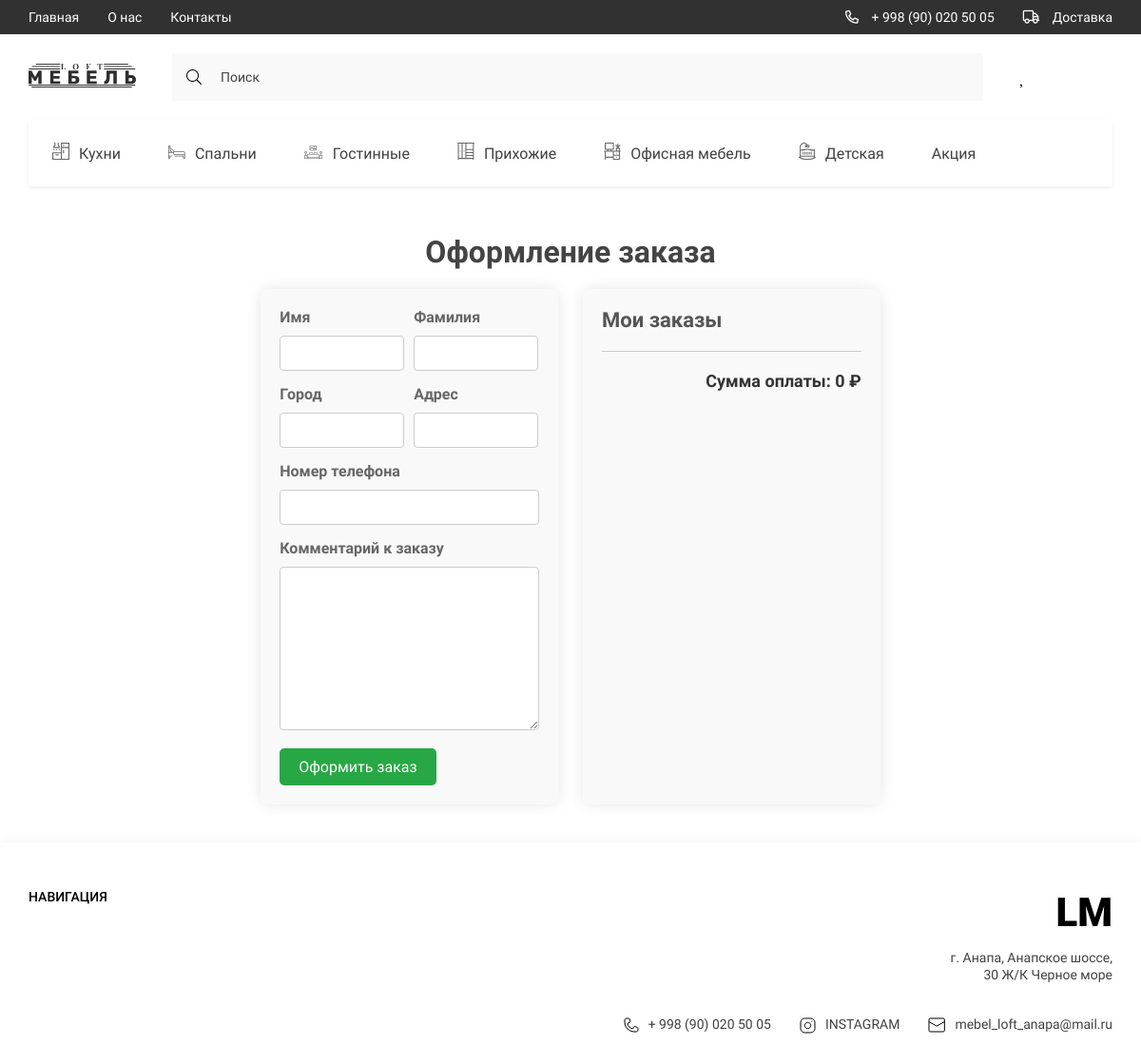
Screenshot of /checkout/ (signed in) with the database file from the repository.
### loft/models.py (models this page shows, shortened)
class Category(models.Model):
    title = models.CharField(max_length=150, verbose_name='Категория')
    icon = models.ImageField(upload_to='categories/', null=True, blank=True, verbose_name='Иконка категории')
    slug = models.SlugField(unique=True, null=True)
    parent = models.ForeignKey('self', on_delete=models.CASCADE,
                               null=True, blank=True, related_name='subcategories')
    def get_absolute_url(self):
        return reverse('category', kwargs={'slug': self.slug})
    def get_icon(self):
        if self.icon:
            return self.icon.url
        else:
            return '-'
    class Meta:
        verbose_name = 'Категорию'
        verbose_name_plural = 'Категории'

class Order(models.Model):
    customer = models.ForeignKey(Customer, on_delete=models.SET_NULL, null=True, blank=True, verbose_name='Покупатель')
    created_at = models.DateTimeField(auto_now_add=True, verbose_name='Дата заказа')
    is_completed = models.BooleanField(default=False, verbose_name='Статус заказа')
    product = models.ForeignKey(Product, on_delete=models.SET_NULL, null=True, blank=True, verbose_name='Покупатель')
    class Meta:
        verbose_name = 'Заказ'
        verbose_name_plural = 'Заказы'
    @property
    def get_card_total_price(self):
        order_products = self.orderproduct_set.all()
        total_price = 0
        for item in order_products:
            product_price = item.product.get_discount if item.product.discount else item.product.price
            total_price += product_price * item.quantity
        return total_price
    @property
    def get_card_total_quantity(self):
        order_products = self.orderproduct_set.all()
        total_quantity = sum([i.quantity for i in order_products])
        return total_quantity

### loft/views.py (the view)
# urls.py: path('checkout/', checkout, name='checkout'),
def checkout(request):
    if request.user.is_authenticated:
        card_info = get_card_data(request)
        context = {
            'card_total_quantity': card_info['card_total_quantity'],
            'order': card_info['order'],
            'items': card_info['products'],
            'customer_form': CustomerForm(),
            'shipping_form': ShippingForm(),
            'title': 'Оформление заказа'
        }
        return render(request, 'loft/checkout.html', context)

### loft/forms.py
class CustomerForm(forms.ModelForm):
    class Meta:
        model = Customer
        fields = ('first_name', 'last_name', 'email')
        widgets = {
            'first_name': forms.TextInput(attrs={
                'class': 'form-control',
                'placeholder': 'Имя получателя'
            }),
            'last_name': forms.TextInput(attrs={
                'class': 'form-control',
                'placeholder': 'Фамилия получателя'
            }),
            'email': forms.EmailInput(attrs={
                'class': 'form-control',
                'placeholder': 'Email получателя'
            }),
        }

### loft/templatetags/loft_tags.py (called while the page is built)
@register.simple_tag()
def get_categories():
    return Category.objects.all()

@register.simple_tag()
def get_normal_price(price):
    return f"{price:}".replace("_", " ")

### loft/utils.py (called while the page is built)
def get_card_data(request):
    card = CardForAuthenticatedUser(request)
    card_info = card.get_card_info()
    return {
        'card_total_quantity': card_info['card_total_quantity'],
        'card_total_price': card_info['card_total_price'],
        'order': card_info['order'],
        'products': card_info['products'],
        'product_count': card_info['product_count'],
    }

    def get_card_info(self):
        customer, created = Customer.objects.get_or_create(user=self.user)
        order, created = Order.objects.get_or_create(customer=customer)
        order_products = order.orderproduct_set.all()
        card_total_quantity = order.get_card_total_quantity
        card_total_price = order.get_card_total_price
        product_count = order_products.count()
        return {
            'card_total_quantity': card_total_quantity,
            'card_total_price': card_total_price,
            'order': order,
            'products': order_products,
            'product_count': product_count
        }

### loft/templates/loft/checkout.html (shortened to what this page needs)
{% extends 'base.html' %}
{% load loft_tags %}
{% block main %}
<main>
    <div class="content">
        <div class="container" style="max-width: 1200px; margin: 0 auto; padding: 20px; color: #333;">
            <h2 class="checkout_title" style="text-align: center; font-size: 32px; margin-bottom: 20px; color: #444;">
                Оформление заказа
            </h2>
            <div class="checkout_content" style="display: flex; justify-content: space-between; flex-wrap: wrap;">
                <div class="profile__content"
                     style="width: 48%; background-color: #f9f9f9; padding: 20px; border-radius: 8px; box-shadow: 0 0 15px rgba(0, 0, 0, 0.1); margin-bottom: 20px;">
                    <form action="{% url 'payment' %}" method="post" enctype="multipart/form-data">
                        <div class="block_input" style="display: flex; gap: 10px; margin-bottom: 15px;">
                            <div class="form-group" style="width: 48%;">
                                <h4 style="font-size: 16px; color: #666; margin-bottom: 5px;">Имя</h4>
                                {{ shipping_form.first_name }}
                            </div>
                            <div class="form-group" style="width: 48%;">
                                <h4 style="font-size: 16px; color: #666; margin-bottom: 5px;">Фамилия</h4>
                                {{ shipping_form.last_name }}
                            </div>
                        </div>
                        <div class="block_input" style="display: flex; gap: 10px; margin-bottom: 15px;">
                            <div class="form-group" style="width: 48%;">
                                <h4 style="font-size: 16px; color: #666; margin-bottom: 5px;">Город</h4>
                                {{ shipping_form.city }}
                            </div>
                            <div class="form-group" style="width: 48%;">
                                <h4 style="font-size: 16px; color: #666; margin-bottom: 5px;">Адрес</h4>
                                {{ shipping_form.address }}
                            </div>
                        </div>
                        <div class="form-group" style="margin-bottom: 15px;">
                            <h4 style="font-size: 16px; color: #666; margin-bottom: 5px;">Номер телефона</h4>
                            {{ shipping_form.phone }}
                        </div>
                        <div class="form-group" style="margin-bottom: 15px;">
                            <h4 style="font-size: 16px; color: #666; margin-bottom: 5px;">Комментарий к заказу</h4>
                            {{ shipping_form.comment }}
                        </div>
                        <button type="submit"
                                style="background-color: #28a745; color: white; padding: 10px 20px; border: none; border-radius: 5px; font-size: 16px; cursor: pointer; transition: background-color 0.3s;">
                            Оформить заказ
                        </button>
                    </form>
                </div>
                <div class="check"
                     style="width: 48%; background-color: #f9f9f9; padding: 20px; border-radius: 8px; box-shadow: 0 0 15px rgba(0, 0, 0, 0.1); margin-bottom: 20px;">
                    <h2 class="address_title" style="font-size: 22px; margin-bottom: 15px; color: #555;">
                        Мои заказы
                    </h2>
                        <div class="line_down_check" style="border-bottom: 1px solid #ccc; margin: 20px 0;"></div>
                        <h2 class="pay_title" style="font-size: 18px; text-align: right; color: #333;">Сумма оплаты:
                            {% get_normal_price order.get_card_total_price %} ₽</h2>
                    </div>
                </div>
            </div>
        </div>
    </div>
{% endblock main %}

### templates/components_base/_nav__catigories.html
{% load static %}
{% load loft_tags %}
{% get_categories as categories %}
<ul class="header__list _categories">
    {% for category in categories %}
    <li>
        <a href="{{ category.get_absolute_url }}" class="header__list-links">
                        <span class="header__list-img">
                            {% if category.icon %}
                            <img src="{{ category.get_icon }}" alt="icons">
                            {% endif %}
                        </span>
            {{ category.title }}
        </a>
    </li>
    {% endfor %}
</ul>

### loft/static/loft/style/style.css (style rules this page uses)
:root { --containerWidth: 1140px; --primaryColor: #414141; --primaryFont: 'Roboto'; --mainColor: #245462; }
* { padding: 0; margin: 0; box-sizing: border-box; text-decoration: none; list-style: none; font-family: var(--primaryFont); }
.container { width: 100%; max-width: calc(var(--containerWidth) + 30px); margin: 0 auto; padding: 0 15px; }
.nav__content-bars, ._categories, .nav__list-links>img, .nav__bars-open, ._truck { display: none; }
.header__list { display: flex; justify-content: space-between; align-items: center; }
.header__list._categories { justify-content: flex-start; width: 100%; overflow-x: scroll; background: #FFFFFF; box-shadow: 0px 2px 4px rgba(0, 0, 0, 0.07); margin-bottom: 30px; }
.header__list-links { padding: 24px 25px; display: flex; justify-content: center; align-items: center; height: 70px; transition: background .3s linear, color .3s linear; width: max-content; font-family: 'Roboto'; font-size: 16px; line-height: 19px; color: #414141; }
.header__list-links img { margin-right: 10px; min-width: 18px; transition: filter .3s linear; }
.profile__content { display: flex; justify-content: space-between; }

### rows the page displays
Category: get_icon (picture), title "Кухни"
Category: get_icon (picture), title "Спальни"
Category: get_icon (picture), title "Гостинные"
Category: get_icon (picture), title "Прихожие"
Category: get_icon (picture), title "Офисная мебель"
Category: get_icon (picture), title "Детская"
Category: title "Акция"
Order: id "0"
